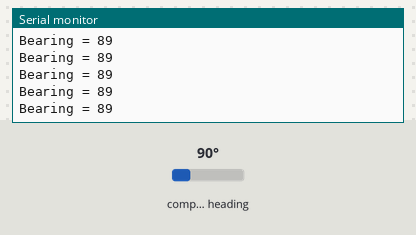
Simulated run of this sketch. Board: Arduino Uno, built with avr-gcc and run on an emulated ATmega328P. Parts: the last lines printed to the serial monitor. Wiring (inferred from the names in the program): CMPS compass at I2C address 0x60. The test bench sets the inputs (shaded band); at power-on: compass heading 90°.

Above: at 1.2 s.
1.3 s: compass heading set to 7°
At 1.32 s:
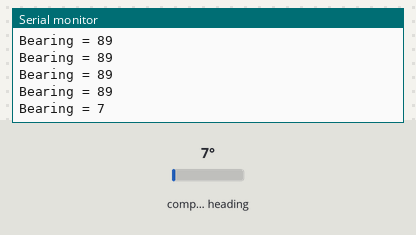
2.8 s: compass heading set to 180°
At 2.83 s:
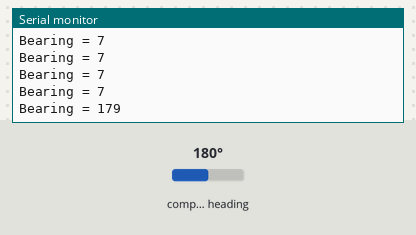
Timing chart, 0 to 5.8 s (numbered marks = the images above; inputs shaded):
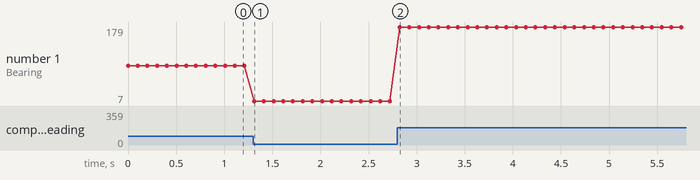

Measured:
- after the input at 1.3 s, the serial monitor: prints a new line at once (image 1)
- after the input at 2.8 s, the serial monitor: prints a new line at once (image 2)
- plotted number 1: 89 → 7 after the input at 1.3 s, 7 → 179 after the input at 2.8 s

The sketch:

compass.ino
```cpp
/*
CMPS03 with arduino I2C example

This will display a value of 0 - 359 for a full rotation of the compass.

The SDA line is on analog pin 4 of the arduino and is connected to pin 3 of the CMPS03.
The SCL line is on analog pin 5 of the arduino and is conected to pin 2 of the CMPS03.
Both SDA and SCL are also connected to the +5v via a couple of 1k8 resistors.
A switch to callibrate the CMPS03 can be connected between pin 6 of the CMPS03 and the ground.


*/
#include <Wire.h>

#define compassaddress 0x60 //defines address of compass

void setup(){
  Wire.begin(); //connects I2C
  Serial.begin(115200);
}

void loop(){
  byte highByte;
  byte lowByte;

   Wire.beginTransmission(compassaddress);      //starts communication with cmps03
   Wire.write(2);                         //Sends the register we wish to read
   Wire.endTransmission();
   //delay(10);
   Wire.requestFrom(compassaddress, 2);        //requests high byte
   while(Wire.available() < 2);         //while there is a byte to receive
   highByte = Wire.read();           //reads the byte as an integer
   lowByte = Wire.read();
   int bearing = ((highByte*255)+lowByte)/10;


   Serial.print("Bearing = ");
   Serial.println(bearing);
   delay(100);
}
```
